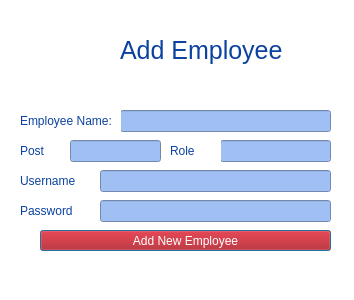
<?xml version="1.0" encoding="UTF-8"?>
<ui version="4.0">
 <class>AddEmployee</class>
 <widget class="QDialog" name="AddEmployee">
  <property name="geometry">
   <rect>
    <x>0</x>
    <y>0</y>
    <width>354</width>
    <height>300</height>
   </rect>
  </property>
  <property name="windowTitle">
   <string>Dialog</string>
  </property>
  <property name="styleSheet">
   <string notr="true">background-color: rgb(255, 255, 255);</string>
  </property>
  <widget class="QLabel" name="label_3">
   <property name="geometry">
    <rect>
     <x>20</x>
     <y>20</y>
     <width>71</width>
     <height>61</height>
    </rect>
   </property>
   <property name="text">
    <string/>
   </property>
   <property name="pixmap">
    <pixmap>C:/Users/Asus/Downloads/Untitled-2.png</pixmap>
   </property>
   <property name="scaledContents">
    <bool>true</bool>
   </property>
  </widget>
  <widget class="QLineEdit" name="ename">
   <property name="geometry">
    <rect>
     <x>120</x>
     <y>110</y>
     <width>211</width>
     <height>22</height>
    </rect>
   </property>
   <property name="styleSheet">
    <string notr="true">background-color: rgb(160,191,243);</string>
   </property>
  </widget>
  <widget class="QPushButton" name="Add">
   <property name="geometry">
    <rect>
     <x>40</x>
     <y>230</y>
     <width>291</width>
     <height>21</height>
    </rect>
   </property>
   <property name="cursor">
    <cursorShape>PointingHandCursor</cursorShape>
   </property>
   <property name="styleSheet">
    <string notr="true">color: rgb(255, 255, 255);
background-color: rgb(177, 0, 3);

font: 900 9pt &quot;Segoe UI Black&quot;;</string>
   </property>
   <property name="text">
    <string>Add New Employee</string>
   </property>
  </widget>
  <widget class="QLabel" name="label">
   <property name="geometry">
    <rect>
     <x>120</x>
     <y>30</y>
     <width>201</width>
     <height>41</height>
    </rect>
   </property>
   <property name="font">
    <font>
     <family>Segoe UI</family>
     <pointsize>19</pointsize>
     <italic>false</italic>
     <bold>false</bold>
    </font>
   </property>
   <property name="styleSheet">
    <string notr="true">color: rgb(11, 66, 160);
font: 19pt &quot;Segoe UI&quot;;</string>
   </property>
   <property name="text">
    <string>Add Employee</string>
   </property>
  </widget>
  <widget class="QLabel" name="label_2">
   <property name="geometry">
    <rect>
     <x>20</x>
     <y>110</y>
     <width>101</width>
     <height>21</height>
    </rect>
   </property>
   <property name="font">
    <font>
     <family>Segoe UI</family>
     <pointsize>9</pointsize>
     <italic>false</italic>
     <bold>false</bold>
    </font>
   </property>
   <property name="styleSheet">
    <string notr="true">color: rgb(11, 66, 160);
font: 9pt &quot;Segoe UI&quot;;</string>
   </property>
   <property name="text">
    <string>Employee Name:</string>
   </property>
  </widget>
  <widget class="QLineEdit" name="post">
   <property name="geometry">
    <rect>
     <x>70</x>
     <y>140</y>
     <width>91</width>
     <height>22</height>
    </rect>
   </property>
   <property name="styleSheet">
    <string notr="true">background-color: rgb(160,191,243);</string>
   </property>
  </widget>
  <widget class="QLineEdit" name="password">
   <property name="geometry">
    <rect>
     <x>100</x>
     <y>200</y>
     <width>231</width>
     <height>22</height>
    </rect>
   </property>
   <property name="styleSheet">
    <string notr="true">background-color: rgb(160,191,243);</string>
   </property>
  </widget>
  <widget class="QLineEdit" name="roole">
   <property name="geometry">
    <rect>
     <x>220</x>
     <y>140</y>
     <width>111</width>
     <height>22</height>
    </rect>
   </property>
   <property name="styleSheet">
    <string notr="true">background-color: rgb(160,191,243);</string>
   </property>
  </widget>
  <widget class="QLineEdit" name="username">
   <property name="geometry">
    <rect>
     <x>100</x>
     <y>170</y>
     <width>231</width>
     <height>22</height>
    </rect>
   </property>
   <property name="styleSheet">
    <string notr="true">background-color: rgb(160,191,243);</string>
   </property>
  </widget>
  <widget class="QLabel" name="label_4">
   <property name="geometry">
    <rect>
     <x>20</x>
     <y>140</y>
     <width>41</width>
     <height>21</height>
    </rect>
   </property>
   <property name="font">
    <font>
     <family>Segoe UI</family>
     <pointsize>9</pointsize>
     <italic>false</italic>
     <bold>false</bold>
    </font>
   </property>
   <property name="styleSheet">
    <string notr="true">color: rgb(11, 66, 160);
font: 9pt &quot;Segoe UI&quot;;</string>
   </property>
   <property name="text">
    <string>Post</string>
   </property>
  </widget>
  <widget class="QLabel" name="label_5">
   <property name="geometry">
    <rect>
     <x>170</x>
     <y>140</y>
     <width>51</width>
     <height>21</height>
    </rect>
   </property>
   <property name="font">
    <font>
     <family>Segoe UI</family>
     <pointsize>9</pointsize>
     <italic>false</italic>
     <bold>false</bold>
    </font>
   </property>
   <property name="styleSheet">
    <string notr="true">color: rgb(11, 66, 160);
font: 9pt &quot;Segoe UI&quot;;</string>
   </property>
   <property name="text">
    <string>Role</string>
   </property>
  </widget>
  <widget class="QLabel" name="label_6">
   <property name="geometry">
    <rect>
     <x>20</x>
     <y>170</y>
     <width>71</width>
     <height>21</height>
    </rect>
   </property>
   <property name="font">
    <font>
     <family>Segoe UI</family>
     <pointsize>9</pointsize>
     <italic>false</italic>
     <bold>false</bold>
    </font>
   </property>
   <property name="styleSheet">
    <string notr="true">color: rgb(11, 66, 160);
font: 9pt &quot;Segoe UI&quot;;</string>
   </property>
   <property name="text">
    <string>Username</string>
   </property>
  </widget>
  <widget class="QLabel" name="label_7">
   <property name="geometry">
    <rect>
     <x>20</x>
     <y>200</y>
     <width>71</width>
     <height>21</height>
    </rect>
   </property>
   <property name="font">
    <font>
     <family>Segoe UI</family>
     <pointsize>9</pointsize>
     <italic>false</italic>
     <bold>false</bold>
    </font>
   </property>
   <property name="styleSheet">
    <string notr="true">color: rgb(11, 66, 160);
font: 9pt &quot;Segoe UI&quot;;</string>
   </property>
   <property name="text">
    <string>Password</string>
   </property>
  </widget>
 </widget>
 <resources/>
 <connections/>
</ui>
